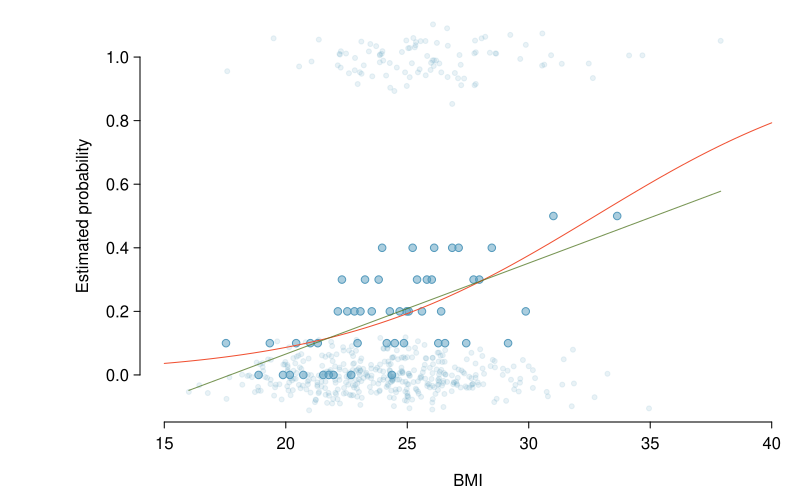

Generate this figure with R:

# code for scatter bmi vs hu

library(openintro)
library(dplyr)

# breaks = 20

d = hyperuricemia.samp
breaks = 50


fifth.centile = ntile(d$bmi, breaks)

prob = rep(0, times = breaks)
mean.bmi  = rep (0, times = breaks)

for (j in 1:breaks) {
  quint = subset(d, fifth.centile == j)
  prob[j] = sum(quint$hu)/(nrow(quint))
  mean.bmi[j] = mean(quint$bmi)
}

lm.model = lm(hu ~ bmi, data = d)

ns1 <- 4


myPDF("bmiHuProbSecondTile.pdf", 8.0, 5.0,
      mar = c(3.9, 7, 0.5, 0.2),
      mgp = c(2.4, 0.55, 0))

noise <- rnorm(nrow(d), sd = 0.05)

plot(d$bmi, d$hu + noise,
     xlim = c(15, 40),
     ylim = c(-0.10, 1.10),
     axes = FALSE,
     xlab = "BMI",
     ylab = "Estimated probability",
     col = fadeColor(COL[1], "20"),
     pch = 20)

points(mean.bmi, prob, col = COL[1], bg = COL[1, 3],
       pch = 21)

#draw the fitted logistic curve

glm.fit = glm(hu ~ bmi, data = d, 
              family = "binomial")
x = seq(15, 40, l = 200)
pred.odds = exp(-(glm.fit$coef[1] + glm.fit$coef[2]*x))
pred.prob = 1 / (1 + pred.odds)

lines(x, pred.prob, col = COL[4])
lines(d$bmi, lm.model$fitted.values, col = COL[2, 2])

axis(1)
axis(2)

dev.off()


myPDF("bmiHuProbSecondTileDataOnly.pdf", 8.0, 5.0,
      mar = c(3.9, 7, 0.5, 0.2),
      mgp = c(2.4, 0.55, 0))

noise <- rnorm(nrow(d), sd = 0.05)

plot(d$bmi, d$hu + noise,
     xlim = c(15, 40),
     ylim = c(-0.10, 1.10),
     axes = FALSE,
     xlab = "BMI",
     ylab = "Estimated probability",
     col = fadeColor(COL[1], "60"),
     pch = 20)


axis(1)
axis(2)

dev.off()
